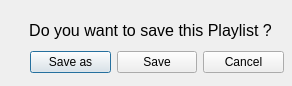
<?xml version="1.0" encoding="UTF-8"?>
<ui version="4.0">
 <class>Nofication_close</class>
 <widget class="QDialog" name="Nofication_close">
  <property name="geometry">
   <rect>
    <x>0</x>
    <y>0</y>
    <width>292</width>
    <height>86</height>
   </rect>
  </property>
  <property name="windowTitle">
   <string>Dialog</string>
  </property>
  <property name="styleSheet">
   <string notr="true"/>
  </property>
  <widget class="QLabel" name="label">
   <property name="geometry">
    <rect>
     <x>20</x>
     <y>10</y>
     <width>261</width>
     <height>41</height>
    </rect>
   </property>
   <property name="font">
    <font>
     <family>Nirmala UI</family>
     <pointsize>12</pointsize>
    </font>
   </property>
   <property name="contextMenuPolicy">
    <enum>Qt::ActionsContextMenu</enum>
   </property>
   <property name="styleSheet">
    <string notr="true"/>
   </property>
   <property name="text">
    <string>Do you want to save this Playlist ?</string>
   </property>
   <property name="alignment">
    <set>Qt::AlignCenter</set>
   </property>
  </widget>
  <widget class="QWidget" name="layoutWidget">
   <property name="geometry">
    <rect>
     <x>30</x>
     <y>50</y>
     <width>254</width>
     <height>24</height>
    </rect>
   </property>
   <layout class="QHBoxLayout" name="horizontalLayout">
    <item>
     <widget class="QPushButton" name="pushButton">
      <property name="text">
       <string>Save as</string>
      </property>
     </widget>
    </item>
    <item>
     <widget class="QPushButton" name="pushButton_2">
      <property name="text">
       <string>Save</string>
      </property>
     </widget>
    </item>
    <item>
     <widget class="QPushButton" name="pushButton_3">
      <property name="text">
       <string>Cancel</string>
      </property>
     </widget>
    </item>
   </layout>
  </widget>
 </widget>
 <resources/>
 <connections/>
</ui>
